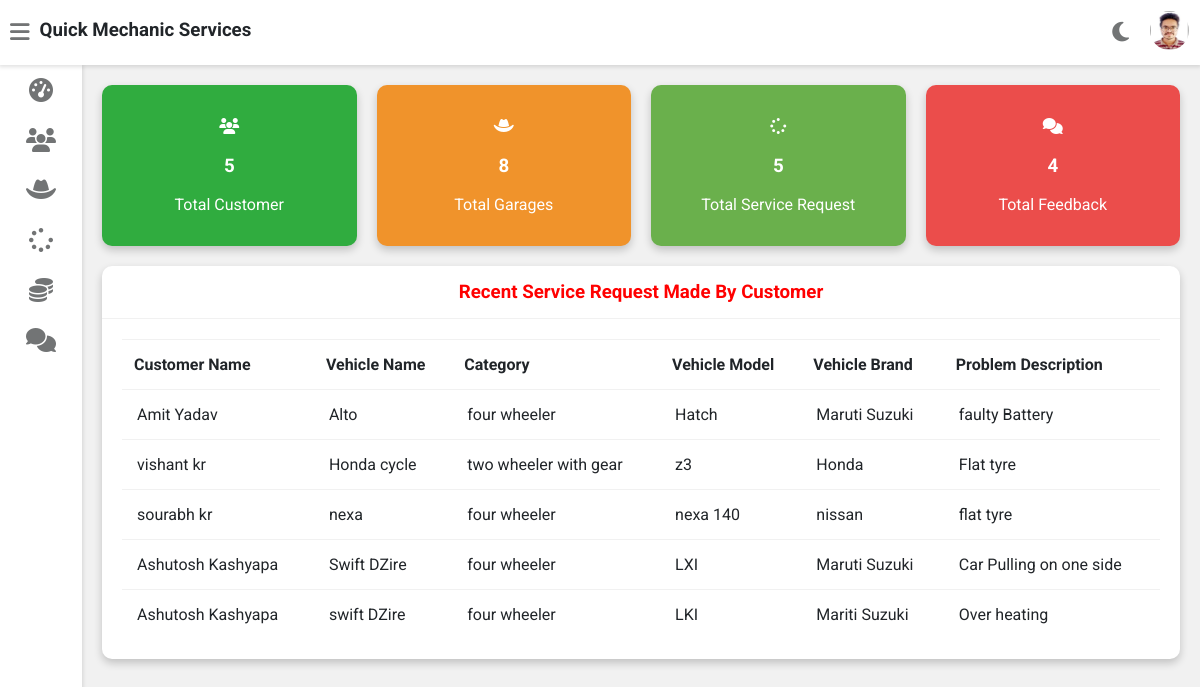
Screenshot of /admin-dashboard (signed in) with the database file from the repository.
### vehicle/models.py (models this page shows, shortened)
class Customer(models.Model):
    user=models.OneToOneField(User,on_delete=models.CASCADE)
    profile_pic= models.ImageField(upload_to='profile_pic/CustomerProfilePic/',null=True,blank=True)
    address = models.CharField(max_length=40)
    mobile = models.CharField(max_length=20,null=False)
    @property
    def get_name(self):
        return self.user.first_name+" "+self.user.last_name

class Request(models.Model):
    cat=(('two wheeler with gear','two wheeler with gear'),('two wheeler without gear','two wheeler without gear'),('three wheeler','three wheeler'),('four wheeler','four wheeler'))
    category=models.CharField(max_length=50,choices=cat)
    vehicle_no=models.PositiveIntegerField(null=False)
    vehicle_name = models.CharField(max_length=40,null=False)
    vehicle_model = models.CharField(max_length=40,null=False)
    vehicle_brand = models.CharField(max_length=40,null=False)
    problem_description = models.CharField(max_length=500,null=False)
    date=models.DateField(auto_now=True)
    cost=models.PositiveIntegerField(null=True)
    customer=models.ForeignKey('Customer', on_delete=models.CASCADE,null=True)
    garage=models.ForeignKey('Garage',on_delete=models.CASCADE,null=True)
    stat=(('Pending','Pending'),('Approved','Approved'),('Repairing','Repairing'),('Repairing Done','Repairing Done'),('Released','Released'))
    status=models.CharField(max_length=50,choices=stat,default='Pending',null=True)

### vehicle/views.py (the view)
# urls.py: path('admin-dashboard', views.admin_dashboard_view,name='admin-dashboard'),
@login_required(login_url='adminlogin')
def admin_dashboard_view(request):
    enquiry=models.Request.objects.all().order_by('-id')
    customers=[]
    for enq in enquiry:
        customer=models.Customer.objects.get(id=enq.customer_id)
        customers.append(customer)
    dict={
    'total_customer':models.Customer.objects.all().count(),
    'total_garage':models.Garage.objects.all().count(),
    'total_request':models.Request.objects.all().count(),
    'total_feedback':models.Feedback.objects.all().count(),
    'data':zip(customers,enquiry),
    }
    return render(request,'vehicle/admin_dashboard.html',context=dict)

### templates/vehicle/admin_dashboard.html
{% extends 'vehicle/adminbase.html' %}
{% load static %}
{% block content %}
	<div class="wrapper">
		<div class="row">
			<div class="col-3 col-m-6 col-sm-6">
				<div class="counter bg-primary">
					<p>
						<i class="fas fa-users"></i>
					</p>
					<h3>{{total_customer}}</h3>
					<p>Total Customer</p>
				</div>
			</div>
			<div class="col-3 col-m-6 col-sm-6">
				<div class="counter bg-warning">
					<p>
						<i class="fas fa-hat-cowboy"></i>
					</p>
					<h3>{{total_garage}}</h3>
					<p>Total Garages</p>
				</div>
			</div>
			<div class="col-3 col-m-6 col-sm-6">
				<div class="counter bg-success">
					<p>
						<i class="fas fa-spinner"></i>
					</p>
					<h3>{{total_request}}</h3>
					<p>Total Service Request</p>
				</div>
			</div>
			<div class="col-3 col-m-6 col-sm-6">
				<div class="counter bg-danger">
					<p>
						<i class="fas fa-comments"></i>
					</p>
					<h3>{{total_feedback}}</h3>
					<p>Total Feedback</p>
				</div>
			</div>
		</div>
		<div class="row">
			<div class="col-12 col-m-12 col-sm-12">
				<div class="card">
					<div class="card-header">
						<h3 style="color:red; text-align:center" >Recent Service Request Made By Customer
						</h3>
					</div>
					<div class="card-content">
						<table>
							<thead>
								<tr>
									<th>Customer Name</th>
									<th>Vehicle Name</th>
									<th>Category</th>
									<th>Vehicle Model</th>
									<th>Vehicle Brand</th>
									<th>Problem Description</th>
								</tr>
							</thead>
							<tbody>
								{% for c,r in data %}
								<tr>
									<td> {{c.get_name}}</td>
									<td> {{r.vehicle_name}}</td>
									<td>{{r.category}}</td>
									<td>{{r.vehicle_model}}</td>
									<td>{{r.vehicle_brand}}</td>
									<td>{{r.problem_description}}</td>
								</tr>
								{% endfor %}
							</tbody>
						</table>
					</div>
				</div>
			</div>
		</div>
  <br><br><br><br><br><br>
	</div>
{% endblock content %}

### static/style.css (style rules this page uses)
:root { --primary-color: #30ac3f; --success-color: #6ab04c; --warning-color: #f0932b; --danger-color: #eb4d4b; --light-color: #212529; --light-second-color: #727475; --light-background: #ffffff; --light-second-background: #f1f1f1; --dark-color: #909090; --dark-second-color: #f5f6fa; --dark-background: #23242D; --dark-second-background: #181818; }
.light { --main-bg-color: var(--light-background); --second-bg-color: var(--light-second-background); --main-color: var(--light-color); --second-color: var(--light-second-color); }
.bg-primary { background: var(--primary-color); }
.bg-success { background: var(--success-color); }
.bg-warning { background: var(--warning-color); }
.bg-danger { background: var(--danger-color); }
* { box-sizing: border-box; }
body { font-family: 'Roboto', sans-serif; background: var(--main-bg-color); color: var(--main-color); margin: 0; }
.wrapper { padding: 10px; margin-left: 82px; padding-top: 75px; background: var(--second-bg-color); transition: margin-left .5s; }
.row { display: flex; flex-wrap: wrap; flex-direction: row; }
.row:after, .row:before { box-sizing: border-box; }
[class*="col-"] { padding: 10px; }
@media only screen and (min-width: 600px) { .col-sm-6 { width: 50%; } }
@media only screen and (min-width: 600px) { .col-sm-12 { width: 100%; } }
@media only screen and (min-width: 768px) { .col-m-6 { width: 50%; } }
@media only screen and (min-width: 768px) { .col-m-12 { width: 100%; } }
@media only screen and (min-width: 992px) { .col-3 { width: 25%; } }
@media only screen and (min-width: 992px) { .col-12 { width: 100%; } }
.counter { padding: 16px; text-align: center; color: #fff; border-radius: 10px; box-shadow: 0 4px 8px 0 rgba(0,0,0,0.2); }
.card { background: var(--main-bg-color); color: var(--main-color); border-radius: 10px; margin-bottom: 10px; box-shadow: 0 4px 8px 0 rgba(0,0,0,0.2); }
.card-header { padding: 15px 30px; border-bottom: 1px solid var(--second-bg-color); position: relative; }
.card-header h3 { margin: 0; }
.card-content { padding: 20px; overflow-x: auto; }
table { border-collapse: collapse; width: 100%; }
table td { border-top: 1px solid var(--second-bg-color); padding: 15px; }
table th { border-top: 1px solid var(--second-bg-color); border-bottom: 1px solid var(--second-bg-color); padding: 15px 12px; text-align: left; }

### rows the page displays
Customer: get_name "Amit Yadav", vehicle_name "Alto", category "four wheeler", vehicle_model "Hatch", vehicle_brand "Maruti Suzuki", problem_description "faulty Battery"
Customer: get_name "vishant kr", vehicle_name "Honda cycle", category "two wheeler with gear", vehicle_model "z3", vehicle_brand "Honda", problem_description "Flat tyre"
Customer: get_name "sourabh kr", vehicle_name "nexa", category "four wheeler", vehicle_model "nexa 140", vehicle_brand "nissan", problem_description "flat tyre"
Customer: get_name "Ashutosh Kashyapa", vehicle_name "Swift DZire", category "four wheeler", vehicle_model "LXI", vehicle_brand "Maruti Suzuki", problem_description "Car Pulling on one side"
Customer: get_name "Ashutosh Kashyapa", vehicle_name "swift DZire", category "four wheeler", vehicle_model "LKI", vehicle_brand "Mariti Suzuki", problem_description "Over heating"

### other values shown
{{ total_customer }} "5"
{{ total_garage }} "8"
{{ total_request }} "5"
{{ total_feedback }} "4"
